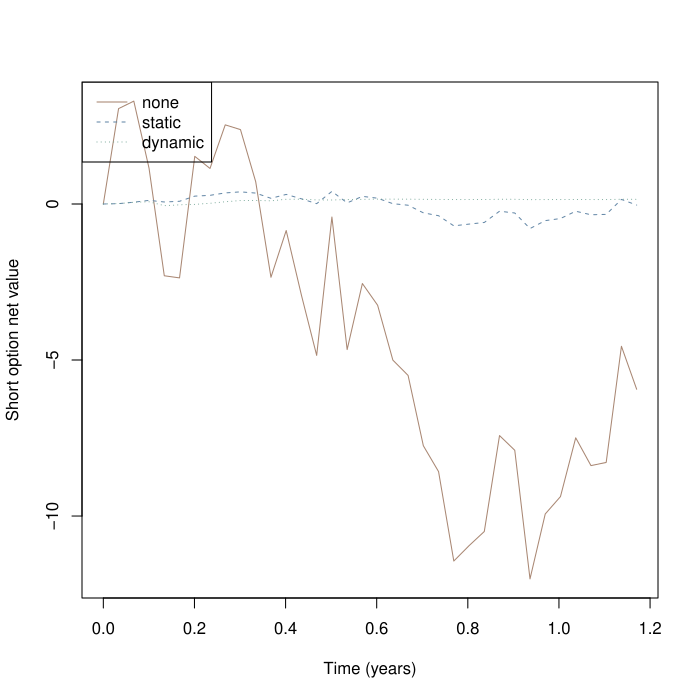

Write the R code that produced this figure.
pdf('tests/bs-round3/case-16-full.pdf')
# 一份教学欧式期权对应一单位标的；卖出一份，非真实市场预测
# [parameters] 定价与路径波动率一致；允许卖空、分数持仓，无交易成本
S0 <- 87.73497190326452; K <- 112.99271920695901; T <- 1.1705850318074227; r <- -0.033667688248679044; q <- 0.04954602425917983; sigma <- 0.2119400769309141
N <- 35; interval <- 2; seed <- 236557315; type <- "P"
# [validation] 与网页使用同一教学域；不截断超域价格
stopifnot(all(is.finite(c(S0,K,T,r,q,sigma,N,interval,seed))), S0>=.01, S0<=1e5, K>=.01, K<=1e5,
          T>0, T<=10, r >= -0.1, r<=.3, q>=0, q<=1, sigma>=0, sigma<=2,
          N>=1, N<=504, N==floor(N), interval>=1, interval<=504, interval==floor(interval),
          seed>=0, seed<=2147483646, seed==floor(seed), type %in% c("C","P"))
# [delta] 带连续股息的 BS 价格、Delta；到期直接使用支付函数
option <- function(S, tau) {
  if(tau==0) return(c(price=if(type=="C") max(S-K,0) else max(K-S,0), delta=NA_real_, gamma=NA_real_))
  A <- S*exp(-q*tau); D <- K*exp(-r*tau)
  if(sigma==0) {
    if(A==D) stop("Zero volatility kink: Delta is not unique")
    d <- as.numeric(A>D)
    return(c(price=if(type=="C") max(A-D,0) else max(D-A,0), delta=exp(-q*tau)*(d-if(type=="P") 1 else 0), gamma=0))
  }
  d1 <- (log(S/K)+(r-q+sigma^2/2)*tau)/(sigma*sqrt(tau)); d2 <- d1-sigma*sqrt(tau)
  price <- if(type=="C") max(0,A-D,A*pnorm(d1)-D*pnorm(d2)) else max(0,D-A,D*pnorm(-d2)-A*pnorm(-d1))
  delta <- exp(-q*tau)*(pnorm(d1)-if(type=="P") 1 else 0)
  c(price=price, delta=delta, gamma=exp(-q*tau)*dnorm(d1)/(S*sigma*sqrt(tau)))
}
# [path] Park-Miller + Box-Muller，与网页相同的可复现教学随机数
normal_draws <- function(seed, n) {
  state <- seed %% 2147483646 + 1
  uniform <- function() { state <<- (state*16807) %% 2147483647; state/2147483647 }
  vapply(seq_len(n), function(i) sqrt(-2*log(uniform()))*cos(2*pi*uniform()), numeric(1))
}
dt <- T/N
spots <- c(87.734971903264523,90.994660919117123,90.968330421985613,88.177155999892406,84.029113300659063,83.687602860926887,87.741987064194717,87.023966891816670,88.301038424124755,87.844173841073811,85.725470462709922,82.158005654884349,83.506394068357963,81.050243186307938,78.780480641182351,83.203844567067421,78.508155265756230,80.477725643195214,79.518405872729716,77.471327443591548,76.740884549995570,74.210174143843957,73.144983086537536,70.008387504567139,70.301270496822653,70.555891302540061,73.468011963075924,72.777609933535771,68.396473923276034,70.294376310383939,70.649924344667284,72.338133797786583,71.233665694348289,71.128450175600022,74.649876283627350,73.060453997435530) # 固定核对路径
stopifnot(length(spots)==N+1, spots[1]==S0, all(is.finite(spots)), all(spots>=.01 & spots<=1e5))
# [time] 期末tau严格为0；三种策略共享同一条路径与同一权利金
values <- t(vapply(0:N,function(i) option(spots[i+1], T*(N-i)/N), numeric(3)))
premium <- values[1,"price"]
run_strategy <- function(strategy) {
  # [initial] 权利金支付股票成本，余款为现金；允许负现金（借款）
  holding <- if(strategy=="none") 0 else values[1,"delta"]
  cash <- premium-holding*S0
  rows <- data.frame(i=0,t=0,tau=T,S=S0,price=premium,delta=values[1,"delta"],gamma=values[1,"gamma"],
    oldHolding=0,holding=holding,quantity=holding,cashBefore=premium,interest=0,dividend=0,
    tradeCash=-holding*S0,cash=cash,net=holding*S0+cash-premium,netDelta=holding-values[1,"delta"],rebalance=FALSE,settlement=0)
  for(i in seq_len(N)) {
    # [interest] 先按连续复利更新现金账户，负现金承担利息
    oldHolding <- holding; interest <- cash*expm1(r*dt)
    # [dividend] 左端点矩形近似，股息期末入账；空头为支出，不额外复利
    dividend <- oldHolding*q*spots[i]*dt
    cashBefore <- cash+interest+dividend
    # [trade] 仅动态策略在约定时点调仓；到期不再构造Delta
    rebalance <- strategy=="dynamic" && i<N && i %% interval==0
    if(rebalance) holding <- values[i+1,"delta"]
    quantity <- holding-oldHolding
    tradeCash <- -quantity*spots[i+1]
    cash <- cashBefore+tradeCash
    # [net] 卖方组合：股票+现金-期权负债；终点price为真实支付
    net <- holding*spots[i+1]+cash-values[i+1,"price"]
    rows <- rbind(rows,data.frame(i=i,t=i*dt,tau=T*(N-i)/N,S=spots[i+1],price=values[i+1,"price"],
      delta=values[i+1,"delta"],gamma=values[i+1,"gamma"],oldHolding=oldHolding,holding=holding,quantity=quantity,
      cashBefore=cashBefore,interest=interest,dividend=dividend,tradeCash=tradeCash,cash=cash,net=net,
      netDelta=if(i==N) NA_real_ else holding-values[i+1,"delta"],rebalance=rebalance,settlement=0))
  }
  rows
}
results <- lapply(c("none","static","dynamic"),run_strategy)
names(results) <- c("none","static","dynamic")
errors <- vapply(results,function(x) tail(x$net,1),numeric(1))
# [settle] 终点表格为清算前账户；卖出所有股票并支付期权后，现金等于净误差
settlement <- lapply(results,function(x) {
  last <- x[nrow(x),]; c(stockLiquidation=last$holding*last$S, optionPayment=-last$price,
    cashBefore=last$cash, finalCash=last$cash+last$holding*last$S-last$price, finalHolding=0)
})
print(errors, digits=12)
print(tail(results$dynamic,3), digits=10)
# [validation] 逐期对账与自融资验证
for(x in results) {
  stopifnot(abs(x$net[1])<1e-8)
  stopifnot(max(abs(x$cash-x$cashBefore-x$tradeCash))<1e-7)
  stopifnot(max(abs(x$net-(x$holding*x$S+x$cash-x$price)))<1e-7)
  stopifnot(max(abs(diff(x$cash)-x$interest[-1]-x$dividend[-1]-x$tradeCash[-1]))<1e-7)
}
# [plot] 相同路径上的三策略；单条路径误差不保证随调仓频率单调改善
matplot((0:N)*dt,do.call(cbind,lapply(results,function(x) x$net)),type="l",lty=1:3,
        col=c("#a98773","#6689a8","#659b8a"),xlab="Time (years)",ylab="Short option net value")
legend("topleft",legend=names(results),lty=1:3,col=c("#a98773","#6689a8","#659b8a"))
# RStudio实践：保持N、seed与其他参数不变，只修改interval后整段重跑。
# 比较errors和逐期账户；更频繁调仓不保证本路径误差单调下降或盈利。

for(k in names(results)) write.table(results[[k]],file=paste0('tests/bs-round3/case-16-full-',k,'.csv'),row.names=FALSE,quote=FALSE,sep=',',na='NA')
dev.off()
